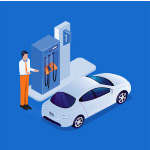
#> input picture images/cayxang.jpg, 150 x 150 px, found by its file name
$ python biendoibitplan.py
#> lines starting #> are read from the running program, lines starting #| are printed output that depends on the picture
import cv2
import numpy as np
img = cv2.imread('images\\cayxang.jpg',0)
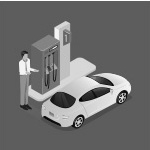
#> img: shape (150, 150); min 0, max 255, mean 111.9
img=cv2.resize(img,(640,480))
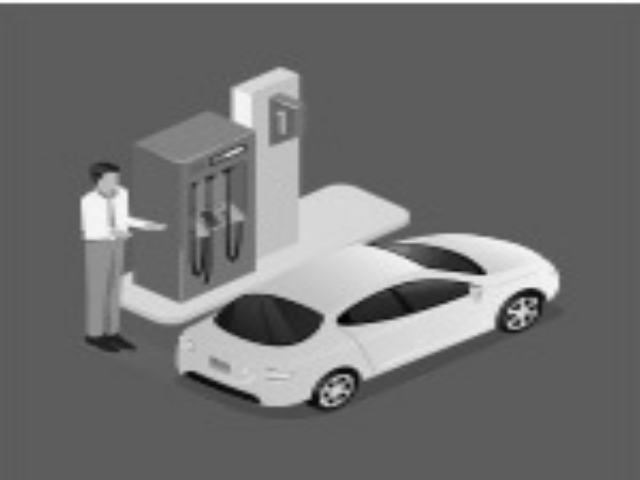
#> img: shape (480, 640); min 0, max 255, mean 111.8
img = np.array(img)
for k in range(7):
    plane = np.full((img.shape[0], img.shape[1]), 2 ** k, np.uint8)
    res = cv2.bitwise_and(plane, img)
    img_bit_slice = (res * 255).astype(np.uint8)
    cv2.imshow(f'anh bien doi bit plan slicing {k}',img_bit_slice)
#> this loop made 7 passes
#> pass 1, `res = cv2.bitwise_and(plane, img)`:
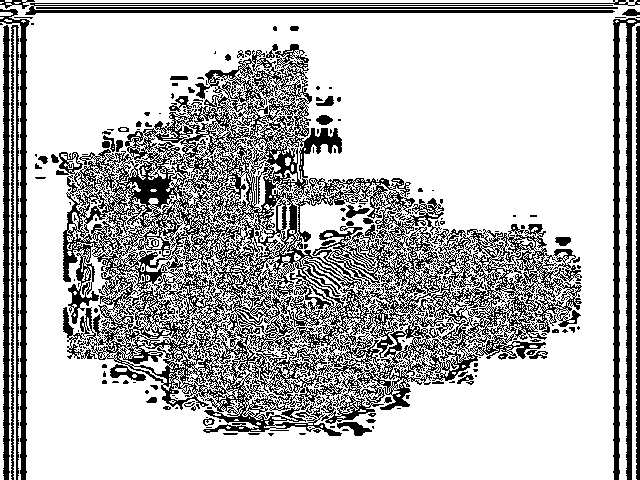
#> res: shape (480, 640); values 0 (black) and 1 (white), 73.4% white; black in thin lines or dots
#> pass 2, `res = cv2.bitwise_and(plane, img)`:
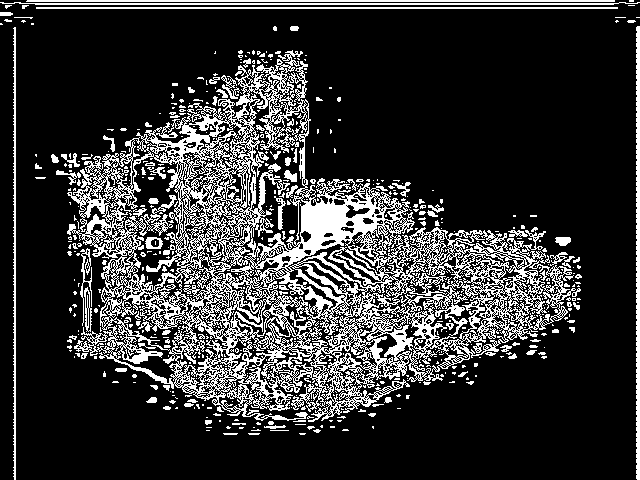
#> res: shape (480, 640); values 0 (black) and 2 (white), 20.5% white in thin lines or dots
#> after the loop: plane: shape (480, 640); every value is 64
cv2.imshow('anh goc',img)
cv2.waitKey(0)
cv2.destroyAllWindows()
